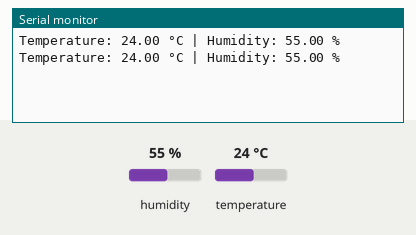
Bench run of a sketch on a simulated Arduino Uno, built with avr-gcc and run on an emulated ATmega328P. Parts: the last lines printed to the serial monitor. Inputs (shaded band) come from the test bench; at power-on: humidity 55 %, temperature 24 °C.

Above: at 6.8 s.
6.9 s: humidity set to 22 %
At 11.2 s:
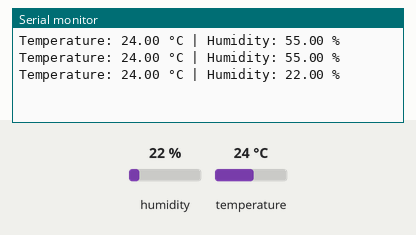
12.3 s: temperature set to 12 °C
At 15.1 s:
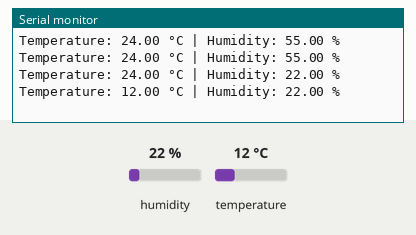
17.7 s: humidity set to 40 %
At 19.1 s:
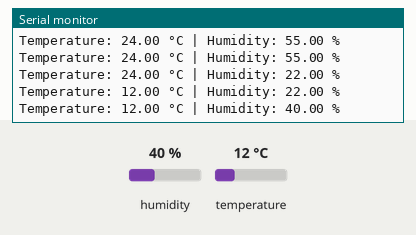
Timing chart, 0 to 20.7 s (numbered marks = the images above; inputs shaded):
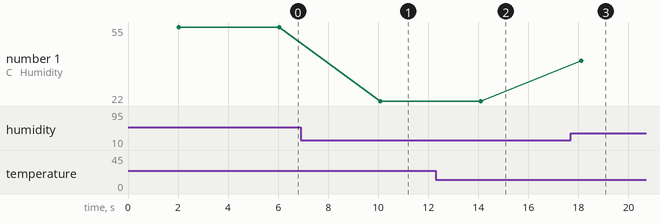

Measured:
- after the input at 6.9 s, the serial monitor: prints a new line after 3.2 s (image 1)
- after the input at 12.3 s, the serial monitor: prints a new line after 1.8 s (image 2)
- after the input at 17.7 s, the serial monitor: prints a new line after 0.42 s (image 3)
- plotted number 1: 55 → 22 after the input at 6.9 s, 22 → 40 after the input at 17.7 s

The sketch:

dht11_sensor_test.ino
```cpp
#include <DHT.h>

#define DHT_PIN 7  // Replace with the actual pin to which the DHT11 sensor is connected
#define DHT_TYPE DHT11

DHT dht(DHT_PIN, DHT_TYPE);

void setup() {
  Serial.begin(9600);
  dht.begin();
}

void loop() {
  delay(2000);  // DHT11 needs some time to stabilize

  float temperature = dht.readTemperature();
  float humidity = dht.readHumidity();

  if (!isnan(temperature) && !isnan(humidity)) {
    Serial.print("Temperature: ");
    Serial.print(temperature);
    Serial.print(" °C | Humidity: ");
    Serial.print(humidity);
    Serial.println(" %");
  } else {
    Serial.println("Failed to read from DHT sensor!");
  }

  delay(2000);  // Adjust the delay as needed
}
```
